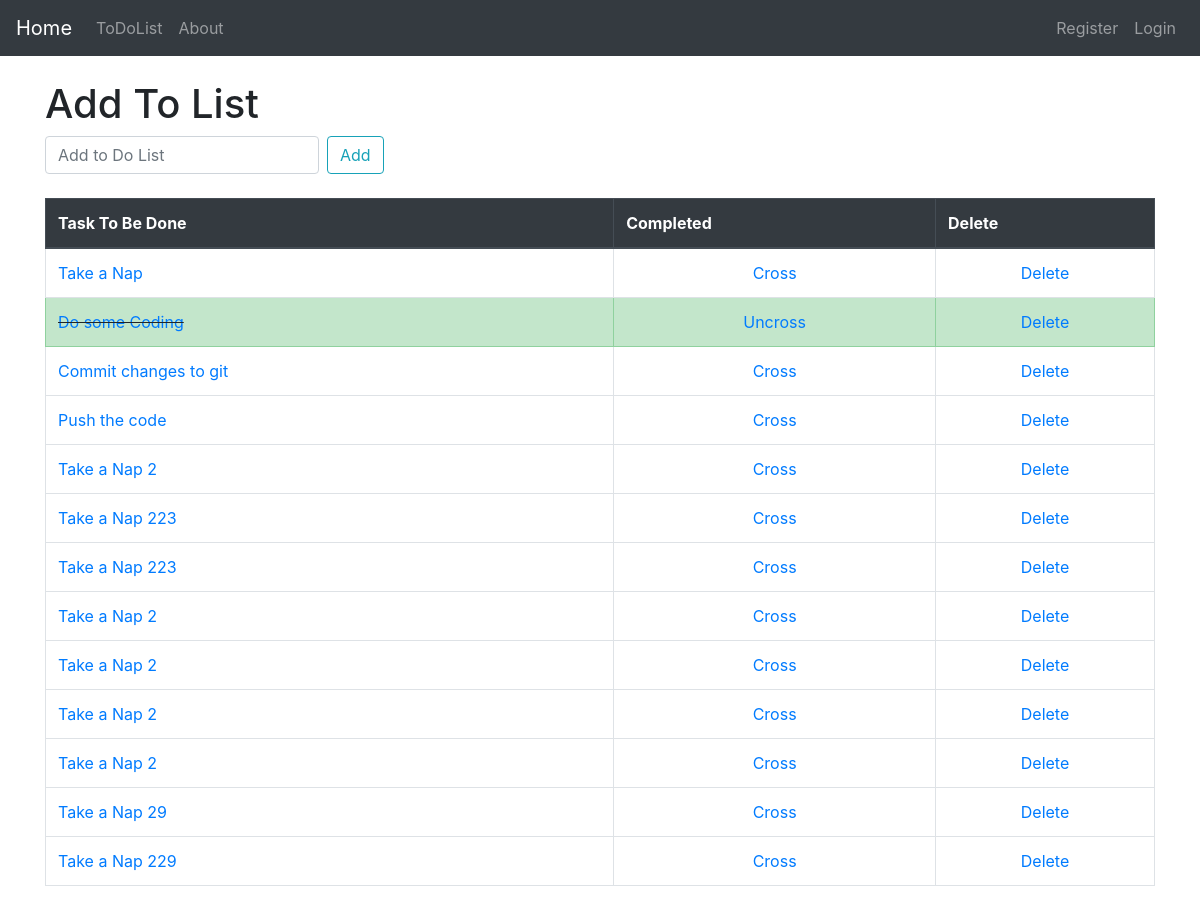
The app's page /list/, older data.
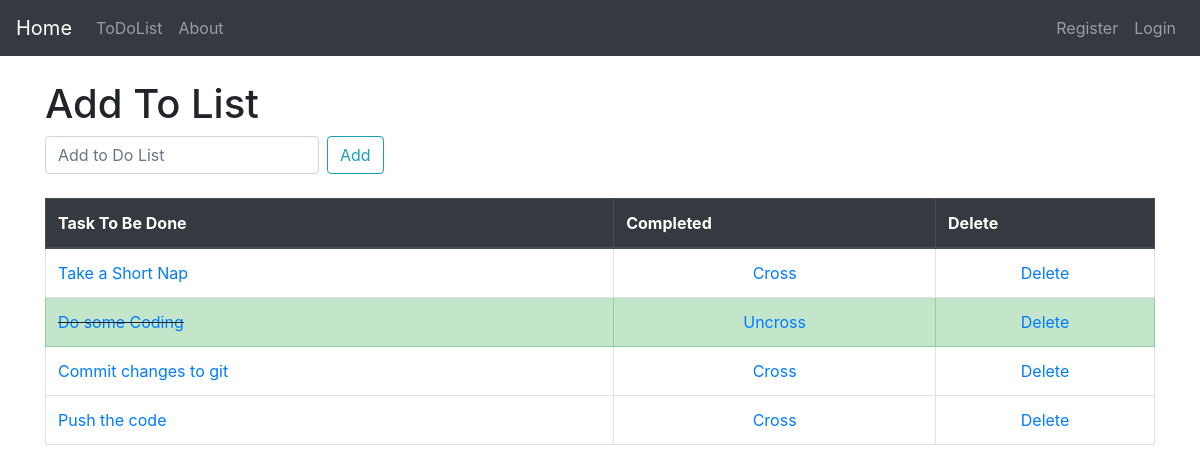
The same page, newer data.
### todo_list/models.py (models this page shows, shortened)
class List(models.Model):
	item = models.CharField(max_length=200)
	completed = models.BooleanField(default=False)

### todo_list/views.py (the view)
# urls.py: path('list/',views.td_list, name='list'),
def td_list(request):
	if request.method == 'POST':
		form = ListForm(request.POST or none)
		if form.is_valid():
			form.owner=request.user
			form.save()
			messages.success(request, 'Item Has been Added!')
			return HttpResponseRedirect(request.path_info)
	else:
		all_items = List.objects.all
		return render(request, 'list.html',{'all_items':all_items})

### todo_list/templates/list.html (shortened to what this page needs)
{% extends 'base.html' %}
{% block content %}
<h1>Add To List</h1>
    <form class="form-inline my-2 my-lg-0" method="POST">
      <input class="form-control mr-sm-2" type="search" placeholder="Add to Do List" aria-label="Search" name="item" required>
      <button class="btn btn-outline-info my-2 my-sm-0" type="submit">Add</button>
    </form>
<br>
{% if all_items %}
	<table class="table table-bordered">
		<thead class="thead-dark">
			<tr>
				<th scope="col">Task To Be Done</th>
				<th scope="col">Completed</th>
				<th scope="col">Delete</th>
	    	</tr>
	 	</thead>
	 <tbody>
	{% for things in all_items %}
		{% if things.completed %}
			<tr class="table-success">
				<td class="striker"><a href="{% url 'edit' things.id %}">{{ things.item }}</a> </td>
				<td><center><a href="{% url 'uncross' things.id %}">Uncross</a></center></td>
				<td><center><a href="{% url 'delete' things.id %}">Delete</a></center></td>
			</tr>
		{% else %}
			<tr>
				<td><a href="{% url 'edit' things.id %}">{{ things.item }}</a></td>
				<td><center><a href="{% url 'cross_off' things.id %}"> Cross</a></center></td>
				<td><center><a href="{% url 'delete' things.id %}">Delete</a></center></td>
			</tr>
		{% endif %}
	{% endfor %}
	</tbody>
	</table>
{% endif %}
{% endblock %}

### todo_list/templates/base.html (shortened to what this page needs)
{% load static %}
<!doctype html>
<html lang="en">
  <head>
    <link rel="stylesheet" href="https://stackpath.bootstrapcdn.com/bootstrap/4.5.0/css/bootstrap.min.css">
    <link rel="stylesheet" href="{% static 'css/my_style.css' %}" >
  </head>
  <body>
  	<nav class="navbar navbar-expand-md navbar-dark bg-dark">
  <a class="navbar-brand" href="{% url 'home' %}">Home</a>
  <div class="collapse navbar-collapse" id="navbarSupportedContent">
    <ul class="navbar-nav mr-auto">
      <li class="nav-item">
        <a class="nav-link" href="{% url 'list' %}">ToDoList</a>
      </li>
      <li class="nav-item">
        <a class="nav-link" href="{% url 'about' %}">About</a>
      </li>
    </ul>
    {% if user.is_authenticated %}
    <ul class="navbar-nav ml-auto">
      <li class="nav-item dropdown">
        <a class="nav-link dropdown-toggle" href="#" id="navbarDropdown" role="button" data-toggle="dropdown" aria-haspopup="true" aria-expanded="false">
          {{ user.username }}
        </a>
        <div class="dropdown-menu" aria-labelledby="navbarDropdown">
          <a class="dropdown-item" href="{% url 'edit_profile' %}">Edit Profile</a>
          <div class="dropdown-divider"></div>
          <a class="dropdown-item" href="{% url 'change_password' %}">Change Password</a>
        </div>
      </li>
      <li class="nav-item">
        <a class="nav-link" href="{% url 'logout' %}">Logout</a>
      </li>
    </ul>
    {% else %}
    <ul class="navbar-nav ml-auto">
      <li class="nav-item">
        <a class="nav-link" href="{% url 'register' %}">Register</a>
      </li>
      <li class="nav-item">
        <a class="nav-link" href="{% url 'login' %}">Login</a>
      </li>
    </ul>
    {% endif %}
    </div>
    </nav>
  	<br/>
  	<div class="container">
  	{% block content %}
	   {% endblock %}
	   </div>
  </body>
</html>

### static/css/my_style.css (style rules this page uses)
.striker { text-decoration: line-through; }

Row changes from the older to the newer data that the page shows:
removed List: item "Take a Nap 2"
removed List: item "Take a Nap 223"
removed List: item "Take a Nap 223"
removed List: item "Take a Nap 2"
removed List: item "Take a Nap 2"
removed List: item "Take a Nap 2"
removed List: item "Take a Nap 2"
removed List: item "Take a Nap 29"
removed List: item "Take a Nap 229"
changed List: item "Take a Nap" → "Take a Short Nap"
